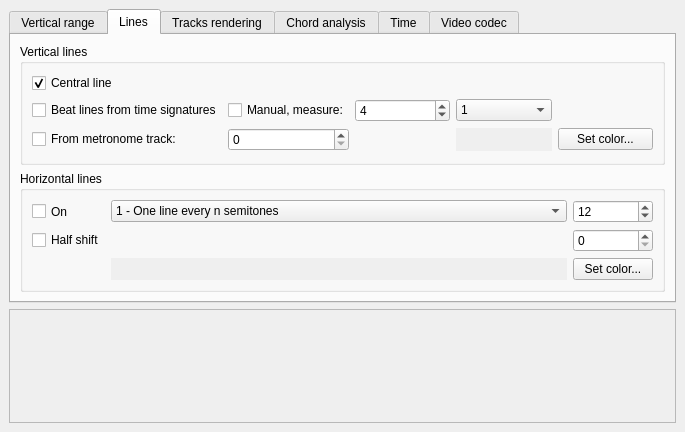
<?xml version="1.0" encoding="UTF-8"?>
<ui version="4.0">
 <class>DockWidRender</class>
 <widget class="QDockWidget" name="DockWidRender">
  <property name="geometry">
   <rect>
    <x>0</x>
    <y>0</y>
    <width>685</width>
    <height>432</height>
   </rect>
  </property>
  <property name="floating">
   <bool>true</bool>
  </property>
  <property name="windowTitle">
   <string>Rendering properties</string>
  </property>
  <widget class="QWidget" name="dockWidgetContents">
   <layout class="QGridLayout" name="gridLayout">
    <item row="0" column="0">
     <widget class="QTabWidget" name="tabWidget">
      <property name="currentIndex">
       <number>1</number>
      </property>
      <widget class="QWidget" name="tab_4">
       <attribute name="title">
        <string>Vertical range</string>
       </attribute>
       <widget class="QLabel" name="label_3">
        <property name="geometry">
         <rect>
          <x>30</x>
          <y>30</y>
          <width>121</width>
          <height>21</height>
         </rect>
        </property>
        <property name="text">
         <string>Vertical range</string>
        </property>
       </widget>
       <widget class="QLabel" name="label_4">
        <property name="geometry">
         <rect>
          <x>30</x>
          <y>70</y>
          <width>91</width>
          <height>21</height>
         </rect>
        </property>
        <property name="text">
         <string>Vertical shift</string>
        </property>
       </widget>
       <widget class="QSpinBox" name="spinBox_3">
        <property name="geometry">
         <rect>
          <x>150</x>
          <y>30</y>
          <width>47</width>
          <height>23</height>
         </rect>
        </property>
        <property name="minimum">
         <number>20</number>
        </property>
        <property name="maximum">
         <number>100</number>
        </property>
       </widget>
       <widget class="QSpinBox" name="spinBox_4">
        <property name="geometry">
         <rect>
          <x>150</x>
          <y>70</y>
          <width>47</width>
          <height>23</height>
         </rect>
        </property>
        <property name="minimum">
         <number>-100</number>
        </property>
        <property name="maximum">
         <number>100</number>
        </property>
       </widget>
       <widget class="QDial" name="dial">
        <property name="geometry">
         <rect>
          <x>210</x>
          <y>20</y>
          <width>41</width>
          <height>41</height>
         </rect>
        </property>
        <property name="minimum">
         <number>20</number>
        </property>
        <property name="maximum">
         <number>100</number>
        </property>
       </widget>
       <widget class="QDial" name="dial_2">
        <property name="geometry">
         <rect>
          <x>210</x>
          <y>60</y>
          <width>41</width>
          <height>41</height>
         </rect>
        </property>
        <property name="minimum">
         <number>-100</number>
        </property>
        <property name="maximum">
         <number>100</number>
        </property>
       </widget>
      </widget>
      <widget class="QWidget" name="tab">
       <attribute name="title">
        <string>Lines</string>
       </attribute>
       <layout class="QGridLayout" name="gridLayout_2">
        <item row="1" column="0">
         <widget class="QGroupBox" name="groupBox_2">
          <property name="title">
           <string>Horizontal lines</string>
          </property>
          <layout class="QGridLayout" name="gridLayout_3">
           <item row="3" column="2">
            <widget class="QSpinBox" name="spinBox_9"/>
           </item>
           <item row="4" column="2">
            <widget class="QPushButton" name="pb_setClr_hlines">
             <property name="maximumSize">
              <size>
               <width>80</width>
               <height>50</height>
              </size>
             </property>
             <property name="text">
              <string>Set color...</string>
             </property>
            </widget>
           </item>
           <item row="2" column="2">
            <widget class="QSpinBox" name="spinBox_8">
             <property name="maximumSize">
              <size>
               <width>80</width>
               <height>50</height>
              </size>
             </property>
             <property name="minimum">
              <number>1</number>
             </property>
             <property name="maximum">
              <number>96</number>
             </property>
             <property name="value">
              <number>12</number>
             </property>
            </widget>
           </item>
           <item row="2" column="0">
            <widget class="QCheckBox" name="checkBox_8">
             <property name="maximumSize">
              <size>
               <width>50</width>
               <height>50</height>
              </size>
             </property>
             <property name="text">
              <string>On</string>
             </property>
            </widget>
           </item>
           <item row="4" column="1">
            <widget class="QWidget" name="widget_hlcolour" native="true">
             <property name="autoFillBackground">
              <bool>true</bool>
             </property>
            </widget>
           </item>
           <item row="2" column="1">
            <widget class="QComboBox" name="comboBox">
             <item>
              <property name="text">
               <string>1 - One line every n semitones</string>
              </property>
             </item>
             <item>
              <property name="text">
               <string>2 - One line every semitone, one stronger line every n semitones</string>
              </property>
             </item>
             <item>
              <property name="text">
               <string>3 - Keyboard</string>
              </property>
             </item>
             <item>
              <property name="text">
               <string>4 - Keyboard (inverse)</string>
              </property>
             </item>
             <item>
              <property name="text">
               <string>5 - Staff</string>
              </property>
             </item>
            </widget>
           </item>
           <item row="3" column="0">
            <widget class="QCheckBox" name="checkBox_9">
             <property name="text">
              <string>Half shift</string>
             </property>
            </widget>
           </item>
          </layout>
         </widget>
        </item>
        <item row="0" column="0">
         <widget class="QGroupBox" name="groupBox">
          <property name="title">
           <string>Vertical lines</string>
          </property>
          <layout class="QGridLayout" name="gridLayout_4">
           <item row="3" column="1">
            <widget class="QSpinBox" name="sb_vLineTrack">
             <property name="minimum">
              <number>0</number>
             </property>
             <property name="maximum">
              <number>127</number>
             </property>
            </widget>
           </item>
           <item row="3" column="4">
            <widget class="QPushButton" name="pb_setClr_vlines">
             <property name="text">
              <string>Set color...</string>
             </property>
            </widget>
           </item>
           <item row="0" column="0">
            <widget class="QCheckBox" name="checkBox">
             <property name="text">
              <string>Central line</string>
             </property>
             <property name="checked">
              <bool>true</bool>
             </property>
            </widget>
           </item>
           <item row="3" column="0">
            <widget class="QCheckBox" name="cb_vLineTrack">
             <property name="text">
              <string>From metronome track:</string>
             </property>
            </widget>
           </item>
           <item row="3" column="3">
            <widget class="QWidget" name="widget_vlcolour" native="true">
             <property name="autoFillBackground">
              <bool>true</bool>
             </property>
            </widget>
           </item>
           <item row="1" column="0">
            <widget class="QCheckBox" name="cb_vLineTSig">
             <property name="text">
              <string>Beat lines from time signatures</string>
             </property>
            </widget>
           </item>
           <item row="1" column="1">
            <widget class="QCheckBox" name="checkBox_2">
             <property name="text">
              <string>Manual, measure:</string>
             </property>
            </widget>
           </item>
           <item row="1" column="2">
            <widget class="QSpinBox" name="spinBox">
             <property name="minimum">
              <number>1</number>
             </property>
             <property name="maximum">
              <number>64</number>
             </property>
             <property name="value">
              <number>4</number>
             </property>
            </widget>
           </item>
           <item row="1" column="3">
            <widget class="QComboBox" name="comboBox_2">
             <property name="currentText">
              <string>1</string>
             </property>
             <item>
              <property name="text">
               <string>1</string>
              </property>
             </item>
             <item>
              <property name="text">
               <string>2</string>
              </property>
             </item>
             <item>
              <property name="text">
               <string>4</string>
              </property>
             </item>
             <item>
              <property name="text">
               <string>8</string>
              </property>
             </item>
             <item>
              <property name="text">
               <string>16</string>
              </property>
             </item>
             <item>
              <property name="text">
               <string>32</string>
              </property>
             </item>
             <item>
              <property name="text">
               <string>64</string>
              </property>
             </item>
            </widget>
           </item>
          </layout>
         </widget>
        </item>
       </layout>
      </widget>
      <widget class="QWidget" name="tab_2">
       <attribute name="title">
        <string>Tracks rendering</string>
       </attribute>
       <widget class="QCheckBox" name="checkBox_3">
        <property name="geometry">
         <rect>
          <x>20</x>
          <y>20</y>
          <width>221</width>
          <height>20</height>
         </rect>
        </property>
        <property name="text">
         <string>Render playing notes separately</string>
        </property>
       </widget>
       <widget class="QCheckBox" name="checkBox_4">
        <property name="geometry">
         <rect>
          <x>20</x>
          <y>50</y>
          <width>201</width>
          <height>20</height>
         </rect>
        </property>
        <property name="text">
         <string>Render tracks separately</string>
        </property>
       </widget>
       <widget class="QSpinBox" name="spinBox_2">
        <property name="geometry">
         <rect>
          <x>290</x>
          <y>20</y>
          <width>47</width>
          <height>23</height>
         </rect>
        </property>
        <property name="maximum">
         <number>50</number>
        </property>
       </widget>
       <widget class="QLabel" name="label">
        <property name="geometry">
         <rect>
          <x>260</x>
          <y>20</y>
          <width>31</width>
          <height>21</height>
         </rect>
        </property>
        <property name="text">
         <string>Blur:</string>
        </property>
       </widget>
       <widget class="QSpinBox" name="spinBox_5">
        <property name="geometry">
         <rect>
          <x>340</x>
          <y>20</y>
          <width>47</width>
          <height>23</height>
         </rect>
        </property>
        <property name="maximum">
         <number>50</number>
        </property>
       </widget>
       <widget class="QCheckBox" name="checkBox_5">
        <property name="geometry">
         <rect>
          <x>20</x>
          <y>80</y>
          <width>231</width>
          <height>20</height>
         </rect>
        </property>
        <property name="text">
         <string>Render moving notes separately</string>
        </property>
       </widget>
       <widget class="QLabel" name="label_5">
        <property name="geometry">
         <rect>
          <x>260</x>
          <y>80</y>
          <width>31</width>
          <height>21</height>
         </rect>
        </property>
        <property name="text">
         <string>Blur:</string>
        </property>
       </widget>
       <widget class="QSpinBox" name="spinBox_6">
        <property name="geometry">
         <rect>
          <x>290</x>
          <y>80</y>
          <width>47</width>
          <height>23</height>
         </rect>
        </property>
        <property name="maximum">
         <number>50</number>
        </property>
       </widget>
       <widget class="QSpinBox" name="spinBox_7">
        <property name="geometry">
         <rect>
          <x>340</x>
          <y>80</y>
          <width>47</width>
          <height>23</height>
         </rect>
        </property>
        <property name="maximum">
         <number>50</number>
        </property>
       </widget>
      </widget>
      <widget class="QWidget" name="tab_6">
       <attribute name="title">
        <string>Chord analysis</string>
       </attribute>
       <layout class="QGridLayout" name="gridLayout_5">
        <item row="8" column="1">
         <widget class="QPushButton" name="pb_procChordNames">
          <property name="text">
           <string>Process</string>
          </property>
         </widget>
        </item>
        <item row="7" column="1">
         <widget class="QLineEdit" name="lineEdit_excludeTracks"/>
        </item>
        <item row="4" column="1">
         <widget class="QComboBox" name="combox_chordStar">
          <item>
           <property name="text">
            <string>Circle of semitones</string>
           </property>
          </item>
          <item>
           <property name="text">
            <string>Circle of fifths</string>
           </property>
          </item>
         </widget>
        </item>
        <item row="4" column="0">
         <widget class="QCheckBox" name="cb_dispChordStar">
          <property name="text">
           <string>Display chord star</string>
          </property>
         </widget>
        </item>
        <item row="2" column="1">
         <widget class="QComboBox" name="comboBox_3">
          <item>
           <property name="text">
            <string>as a line</string>
           </property>
          </item>
          <item>
           <property name="text">
            <string>on the chord star</string>
           </property>
          </item>
         </widget>
        </item>
        <item row="2" column="0">
         <widget class="QCheckBox" name="cb_dispNoteNames">
          <property name="text">
           <string>Display names of notes</string>
          </property>
         </widget>
        </item>
        <item row="7" column="0">
         <widget class="QLabel" name="label_excludeTracks">
          <property name="text">
           <string>Exlude tracks:</string>
          </property>
         </widget>
        </item>
        <item row="3" column="0">
         <widget class="QCheckBox" name="cb_dispChordNames">
          <property name="text">
           <string>Display chord names</string>
          </property>
         </widget>
        </item>
        <item row="4" column="2">
         <widget class="QSpinBox" name="spinBox_10">
          <property name="maximum">
           <number>11</number>
          </property>
         </widget>
        </item>
       </layout>
      </widget>
      <widget class="QWidget" name="tab_5">
       <attribute name="title">
        <string>Time</string>
       </attribute>
       <widget class="QCheckBox" name="checkBox_6">
        <property name="geometry">
         <rect>
          <x>20</x>
          <y>20</y>
          <width>231</width>
          <height>20</height>
         </rect>
        </property>
        <property name="text">
         <string>Extra zoom time at the beginning</string>
        </property>
       </widget>
       <widget class="QCheckBox" name="checkBox_7">
        <property name="geometry">
         <rect>
          <x>20</x>
          <y>50</y>
          <width>211</width>
          <height>20</height>
         </rect>
        </property>
        <property name="text">
         <string>Extra zoom time at the end</string>
        </property>
       </widget>
      </widget>
      <widget class="QWidget" name="tab_3">
       <attribute name="title">
        <string>Video codec</string>
       </attribute>
       <widget class="QLabel" name="label_2">
        <property name="geometry">
         <rect>
          <x>30</x>
          <y>20</y>
          <width>221</width>
          <height>21</height>
         </rect>
        </property>
        <property name="text">
         <string>Video output FourCC codec code:</string>
        </property>
       </widget>
       <widget class="QLineEdit" name="lineEdit">
        <property name="geometry">
         <rect>
          <x>270</x>
          <y>20</y>
          <width>51</width>
          <height>22</height>
         </rect>
        </property>
        <property name="text">
         <string>X264</string>
        </property>
        <property name="maxLength">
         <number>4</number>
        </property>
       </widget>
      </widget>
     </widget>
    </item>
    <item row="1" column="0">
     <widget class="QScrollArea" name="scrollArea">
      <property name="widgetResizable">
       <bool>true</bool>
      </property>
      <widget class="QWidget" name="scrollAreaWidgetContents">
       <property name="geometry">
        <rect>
         <x>0</x>
         <y>0</y>
         <width>665</width>
         <height>79</height>
        </rect>
       </property>
      </widget>
     </widget>
    </item>
   </layout>
  </widget>
 </widget>
 <resources/>
 <connections>
  <connection>
   <sender>spinBox_3</sender>
   <signal>valueChanged(int)</signal>
   <receiver>dial</receiver>
   <slot>setValue(int)</slot>
   <hints>
    <hint type="sourcelabel">
     <x>197</x>
     <y>93</y>
    </hint>
    <hint type="destinationlabel">
     <x>231</x>
     <y>90</y>
    </hint>
   </hints>
  </connection>
  <connection>
   <sender>dial</sender>
   <signal>valueChanged(int)</signal>
   <receiver>spinBox_3</receiver>
   <slot>setValue(int)</slot>
   <hints>
    <hint type="sourcelabel">
     <x>234</x>
     <y>108</y>
    </hint>
    <hint type="destinationlabel">
     <x>194</x>
     <y>105</y>
    </hint>
   </hints>
  </connection>
  <connection>
   <sender>spinBox_4</sender>
   <signal>valueChanged(int)</signal>
   <receiver>dial_2</receiver>
   <slot>setValue(int)</slot>
   <hints>
    <hint type="sourcelabel">
     <x>198</x>
     <y>136</y>
    </hint>
    <hint type="destinationlabel">
     <x>234</x>
     <y>128</y>
    </hint>
   </hints>
  </connection>
  <connection>
   <sender>dial_2</sender>
   <signal>valueChanged(int)</signal>
   <receiver>spinBox_4</receiver>
   <slot>setValue(int)</slot>
   <hints>
    <hint type="sourcelabel">
     <x>235</x>
     <y>145</y>
    </hint>
    <hint type="destinationlabel">
     <x>196</x>
     <y>145</y>
    </hint>
   </hints>
  </connection>
 </connections>
</ui>
